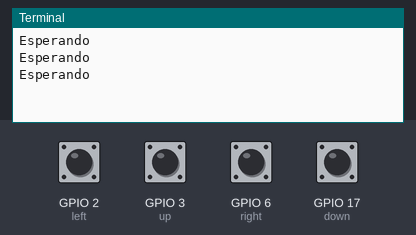
Bench run of a program on a simulated Raspberry Pi (BCM pin numbers). On the bench: the last lines printed to the terminal. Inputs (shaded band) come from the test bench; at power-on: GPIO 2 (left), GPIO 3 (up) HIGH, GPIO 6 (right), GPIO 17 (down) LOW.

Above: at 1.2 s.
1.3 s: GPIO 2 (left) pulled LOW for 0.5 s
At 1.86 s:
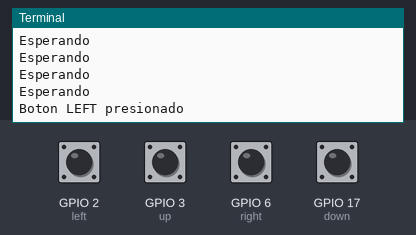
3.3 s: GPIO 3 (up) pulled LOW for 0.5 s
At 3.86 s:
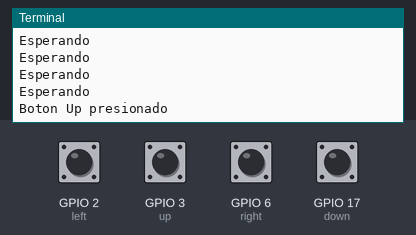
5.3 s: GPIO 6 (right) pulled HIGH for 0.5 s
At 5.86 s:
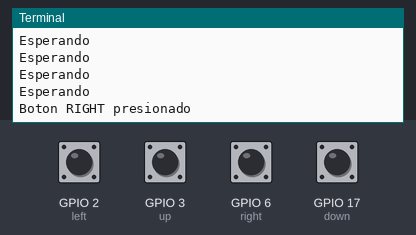
7.3 s: GPIO 17 (down) pulled HIGH for 0.5 s
At 7.86 s:
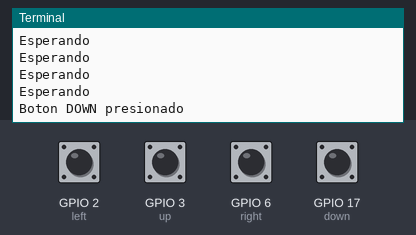

Measured:
- after the input at 1.3 s, the terminal: prints a new line after 0.30 s (image 1)
- after the input at 3.3 s, the terminal: prints a new line after 0.30 s (image 2)
- after the input at 5.3 s, the terminal: prints a new line after 0.30 s (image 3)
- after the input at 7.3 s, the terminal: prints a new line after 0.31 s (image 4)

The program:

7.-push_button.py
```python
from gpiozero import Button #Importar librerías de Botones
from time import sleep #Importar librerías de tiempo

left = Button(2,True) #Asignacion de pin y declaración de estado del pin
up = Button(3,True) #Asignacion de pin y declaración de estado del pin
right = Button(6,False) #Asignacion de pin y declaración de estado del pin
down = Button(17,False) #Asignacion de pin y declaración de estado del pin

if __name__ == '__main__': #Se declara sentencia if
    while True: #Inicia ciclo while
        if left.is_pressed: #Sentencia if para saber si se presiono el boton
            print('Boton LEFT presionado') #Texto a imprimir al momento en que se detecta elboton oprimido
            sleep(0.4) #Tiempo de espera
        elif up.is_pressed: #Sentencia elif para saber si se presiono el boton
            print('Boton Up presionado') #Texto a imprimir al momento en que se detecta el boton oprimido
            sleep(0.4) #Tiempo de espera
        elif right.is_pressed: #Sentencia elif para saber si se presiono el boton
            print('Boton RIGHT presionado') #Texto a imprimir al momento en que se detecta elboton oprimido
            sleep(0.4) #Tiempo de espera
        elif down.is_pressed: #Sentencia elif para saber si se presiono el boton
            print('Boton DOWN presionado') #Texto a imprimir al momento en que se detecta el boton oprimido
            sleep(0.4) #Tiempo de espera
        else: #Sentencia else para saber si se presiono el boton
            print('Esperando') #Texto a imprimir si ningun boton es oprimido
            sleep(0.4) #Tiempo de espera
```
